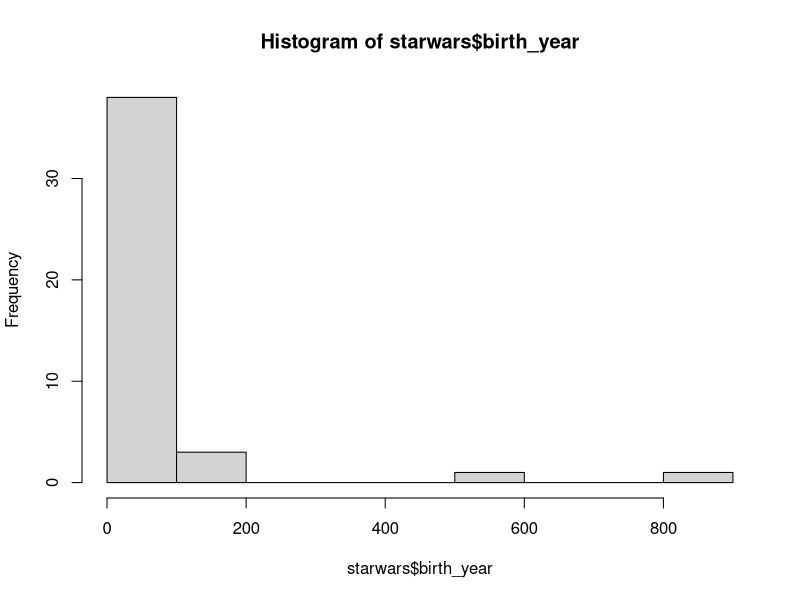
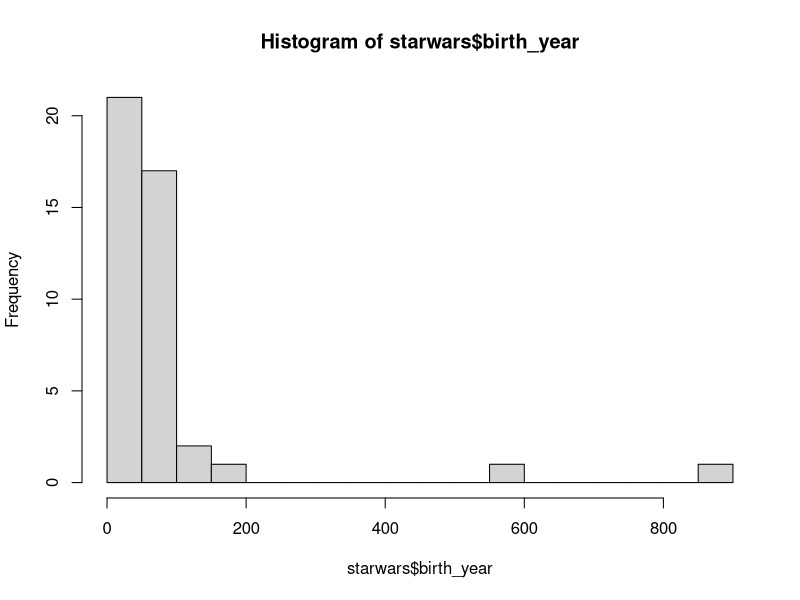
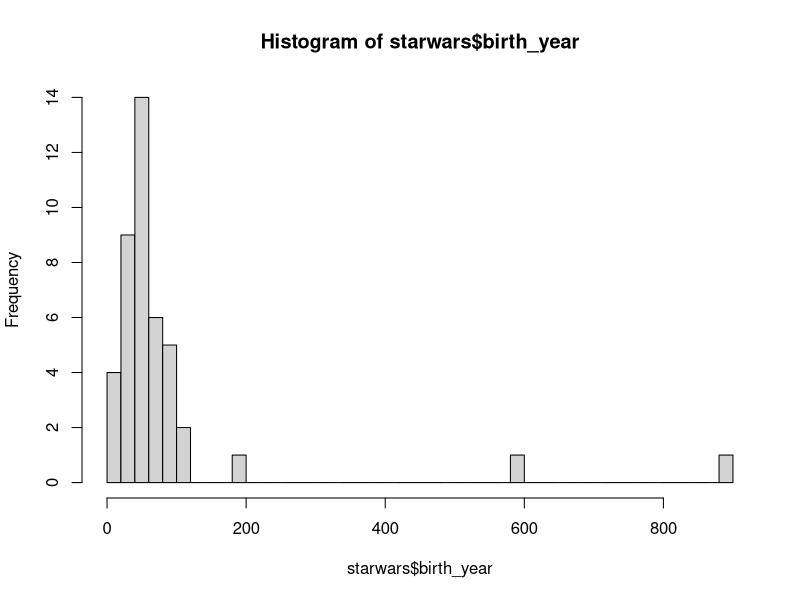
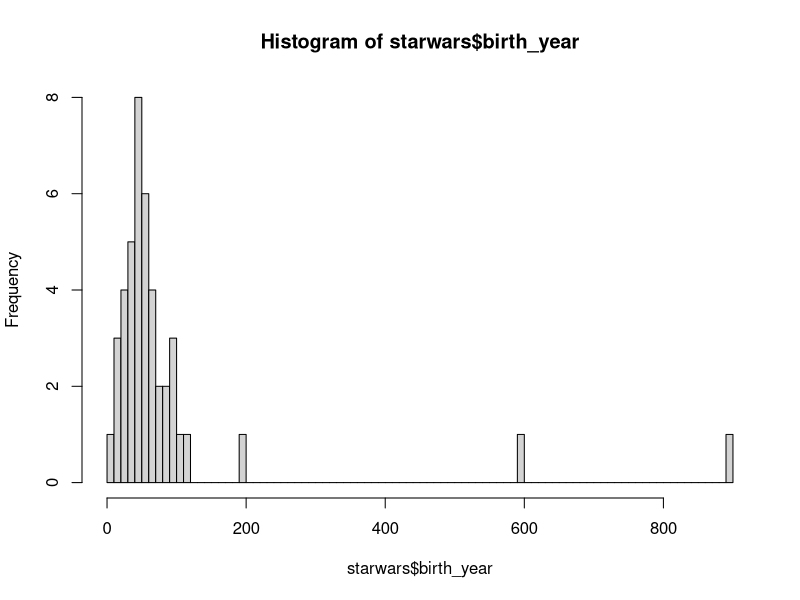
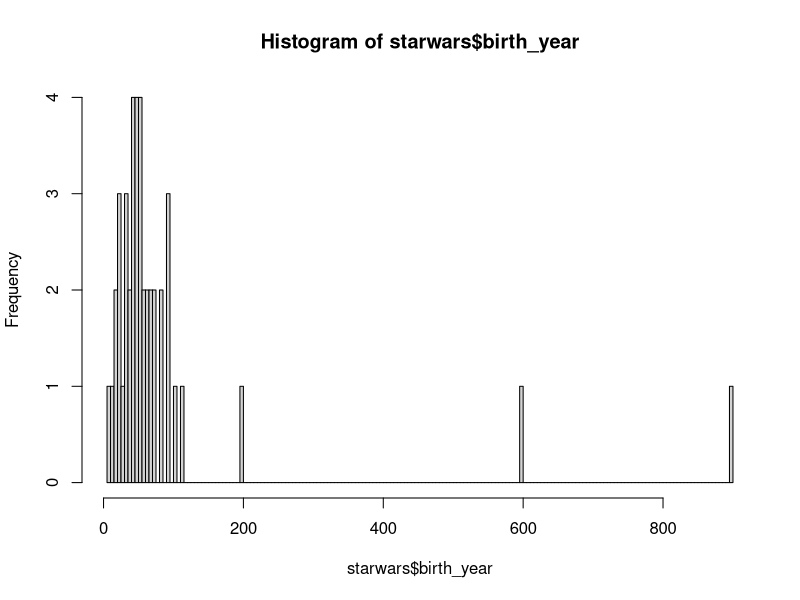
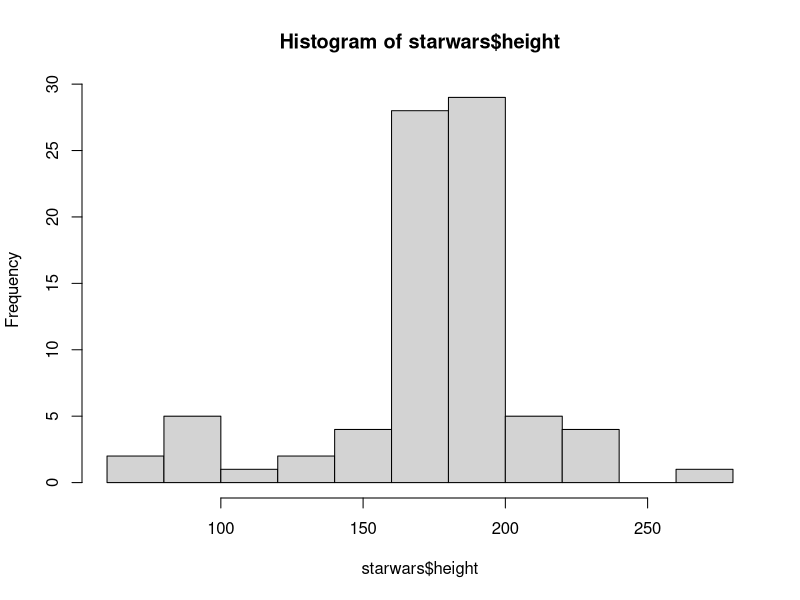
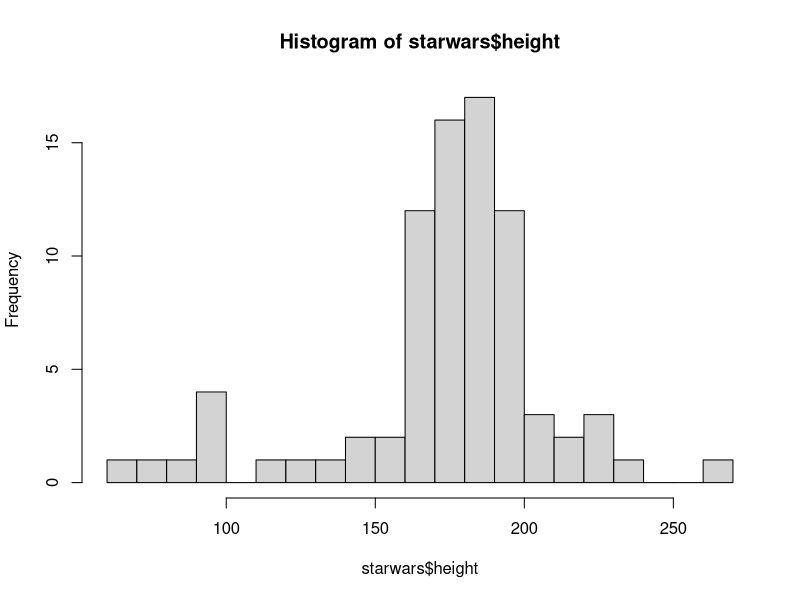
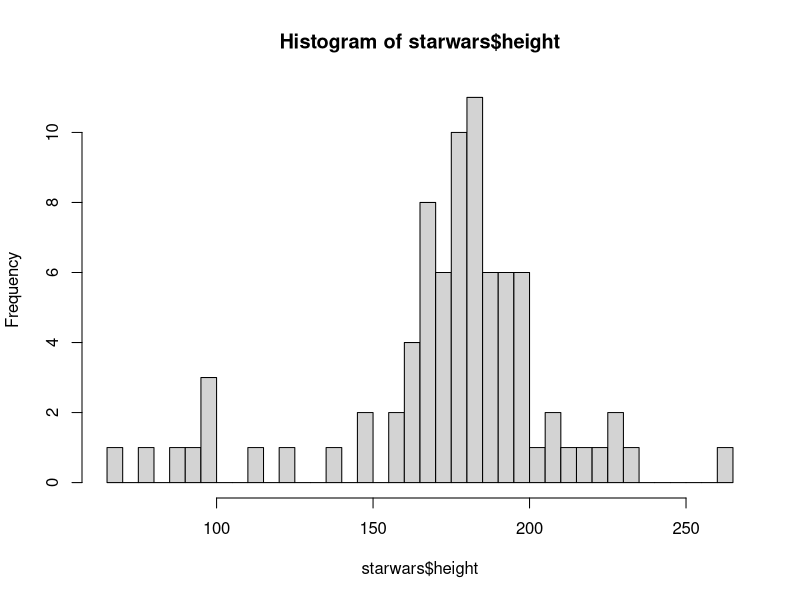

Write the R code that produced these figures, in order.
# task 1
install.packages("dplyr")
library(dplyr)
View(starwars)

#task 2
#variables
  #name - text value, categorical
  #height - numerical (real) value
  #mass - numerical (real) value
  #hair_color - text value, categorical
  #skin_color - text value, categorical
  #eye_color  - text value, categorical
  #birth_year - numerical (integer) value
  #sex  - text value, categorical
  #gender - text value, categorical
  #homeworld - text value, categorical
  #species - text value, categorical
  #films - list
  #vehicles - list
  #starships - list

#task 3
  #mean
  mean(starwars$height, na.rm = TRUE)
  mean(starwars$mass, na.rm = TRUE)
  mean(starwars$birth_year, na.rm = TRUE)
  
  #median
  median(starwars$height, na.rm = TRUE)
  median(starwars$mass, na.rm = TRUE)
  median(starwars$birth_year, na.rm = TRUE)
  
  #IQR
  IQR(starwars$height, na.rm = TRUE)
  IQR(starwars$mass, na.rm = TRUE)
  IQR(starwars$birth_year, na.rm = TRUE)
  
  #sd
  sd(starwars$height, na.rm = TRUE)
  sd(starwars$mass, na.rm = TRUE)
  sd(starwars$birth_year, na.rm = TRUE)
  
#task 4
  hist(starwars$birth_year, 10)
  hist(starwars$birth_year, 20)
  hist(starwars$birth_year, 50)
  hist(starwars$birth_year, 100)
  hist(starwars$birth_year, 200)
  
  hist(starwars$height, 10)
  hist(starwars$height, 20)
  hist(starwars$height, 50)  
  hist(starwars$height, 100)
  hist(starwars$height, 200)
  
  #the best ones are with 20 and 50 bins
  
  boxplot(starwars$mass)
  mass <- sort(starwars$mass)
  boxplot(mass[1:length(mass)-1])
  
  